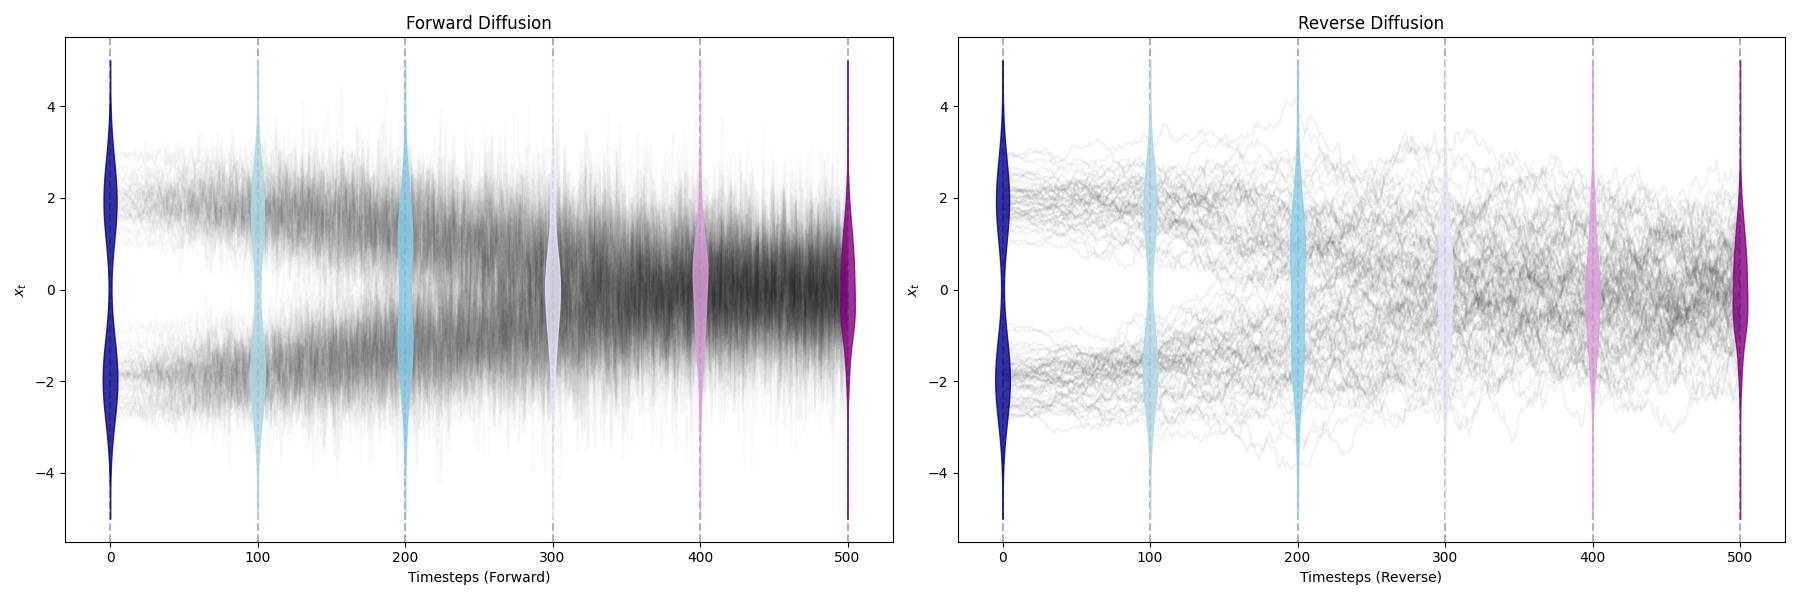

Write Python code to recreate this figure.
import numpy as np
import matplotlib.pyplot as plt
from scipy.stats import gaussian_kde

# Set random seed for reproducibility
np.random.seed(42)

# Parameters
num_steps = 500     # Number of diffusion steps
num_samples = 100    # Number of trajectories
beta_start = 0.0001  # Starting noise level
beta_end = 0.02      # Ending noise level

# Linear beta schedule for diffusion
betas = np.linspace(beta_start, beta_end, num_steps)
alphas = 1.0 - betas
alpha_bars = np.cumprod(alphas)
alpha_bar_all = np.concatenate(([1], alpha_bars))  # Includes alpha_bar_0 = 1

# Initial distribution: mixture of two Gaussians (bimodal)
def initial_distribution(num_samples):
    mix = np.random.choice([0, 1], size=num_samples, p=[0.5, 0.5])
    means = np.array([-2, 2])
    std = 0.5
    samples = np.random.normal(loc=means[mix], scale=std, size=num_samples)
    return samples

# Forward diffusion process at timestep t
def forward_diffusion(x0, t, betas, alpha_bars):
    noise = np.random.normal(0, 1, size=x0.shape)
    sqrt_alpha_bar = np.sqrt(alpha_bars[t])
    sqrt_one_minus_alpha_bar = np.sqrt(1 - alpha_bars[t])
    xt = sqrt_alpha_bar * x0 + sqrt_one_minus_alpha_bar * noise
    return xt

# Simulate forward diffusion for all samples
def simulate_forward_diffusion(num_samples, num_steps, betas, alpha_bars):
    x0 = initial_distribution(num_samples)
    trajectories = np.zeros((num_steps + 1, num_samples))
    trajectories[0] = x0
    for t in range(num_steps):
        trajectories[t + 1] = forward_diffusion(trajectories[0], t, betas, alpha_bars)
    return trajectories

# Reverse diffusion step
def reverse_step(x_t, t, x_0, betas, alphas, alpha_bar_all):
    beta_t = betas[t - 1]  # t from 1 to num_steps, so betas[t-1] is beta_t
    alpha_t = alphas[t - 1]
    alpha_bar_t = alpha_bar_all[t]
    alpha_bar_t_minus_1 = alpha_bar_all[t - 1]
    coeff1 = np.sqrt(alpha_t) * (1 - alpha_bar_t_minus_1) / (1 - alpha_bar_t)
    coeff2 = np.sqrt(alpha_bar_t_minus_1) * beta_t / (1 - alpha_bar_t)
    mu = coeff1 * x_t + coeff2 * x_0
    sigma = np.sqrt(beta_t)
    z = np.random.normal(0, 1, size=x_t.shape)
    x_t_minus_1 = mu + sigma * z
    return x_t_minus_1

# Simulate reverse diffusion for a single sample
def simulate_reverse_diffusion_single(x_T, x_0, num_steps, betas, alphas, alpha_bar_all):
    reverse_traj = [x_T]
    x_t = x_T
    for t in range(num_steps, 0, -1):
        x_t = reverse_step(x_t, t, x_0, betas, alphas, alpha_bar_all)
        reverse_traj.append(x_t)
    return np.array(reverse_traj[::-1])  # Reverse so index 0 is x_0

# Simulate reverse diffusion for all samples
def simulate_reverse_diffusion(trajectories, num_samples, num_steps, betas, alphas, alpha_bar_all):
    reverse_trajectories = np.zeros((num_steps + 1, num_samples))
    for i in range(num_samples):
        x_T = trajectories[num_steps, i]
        x_0 = trajectories[0, i]
        reverse_trajectories[:, i] = simulate_reverse_diffusion_single(x_T, x_0, num_steps, betas, alphas, alpha_bar_all)
    return reverse_trajectories

# Simulate forward and reverse diffusion
forward_trajectories = simulate_forward_diffusion(num_samples, num_steps, betas, alpha_bars)
reverse_trajectories = simulate_reverse_diffusion(forward_trajectories, num_samples, num_steps, betas, alphas, alpha_bar_all)

# Plotting
fig, (ax1, ax2) = plt.subplots(1, 2, figsize=(18, 6))

# Forward Diffusion Plot
timesteps = np.arange(num_steps + 1)
for i in range(num_samples):
    ax1.plot(timesteps, forward_trajectories[:, i], color='black', alpha=0.02, zorder=1)

# Distributions at selected timesteps (forward)
x_range = np.linspace(-5, 5, 200)
dist_timesteps = [0, 100, 200, 300, 400, 500]
colors = ['darkblue', 'lightblue', 'skyblue', 'lavender', 'plum', 'purple']
width_factor = 5.0

for idx, t in enumerate(dist_timesteps):
    kde = gaussian_kde(forward_trajectories[t])
    dist_kde = kde(x_range)
    dist_kde_normalized = dist_kde / np.max(dist_kde)
    ax1.fill_betweenx(x_range, t - dist_kde_normalized * width_factor, t + dist_kde_normalized * width_factor,
                      alpha=0.8, color=colors[idx], zorder=10, label=f'T={t}' if t in [0, 100] else "")

ax1.set_xlabel('Timesteps (Forward)')
ax1.set_ylabel('$x_t$')
ax1.set_title('Forward Diffusion')
for t in dist_timesteps:
    ax1.axvline(t, color='black', linestyle='--', alpha=0.3)

# Reverse Diffusion Plot
reverse_timesteps = np.arange(num_steps, -1, -1)  # From T to 0
for i in range(num_samples):
    ax2.plot(reverse_timesteps, reverse_trajectories[::-1, i], color='black', alpha=0.05, zorder=1)

# Distributions at selected timesteps (reverse)
reverse_dist_timesteps = [0, 100, 200, 300, 400, 500]
for idx, t in enumerate(reverse_dist_timesteps):
    s = t  # Convert t to index in reverse_trajectories
    kde = gaussian_kde(reverse_trajectories[s])
    dist_kde = kde(x_range)
    dist_kde_normalized = dist_kde / np.max(dist_kde)
    ax2.fill_betweenx(x_range, t - dist_kde_normalized * width_factor, t + dist_kde_normalized * width_factor,
                      alpha=0.8, color=colors[idx], zorder=10, label=f'T={t}' if t in [100, 0] else "")

ax2.set_xlabel('Timesteps (Reverse)')
ax2.set_ylabel('$x_t$')
ax2.set_title('Reverse Diffusion')
for t in reverse_dist_timesteps:
    ax2.axvline(t, color='black', linestyle='--', alpha=0.3)

plt.tight_layout()
plt.show()

plt.savefig("diffusion.png")